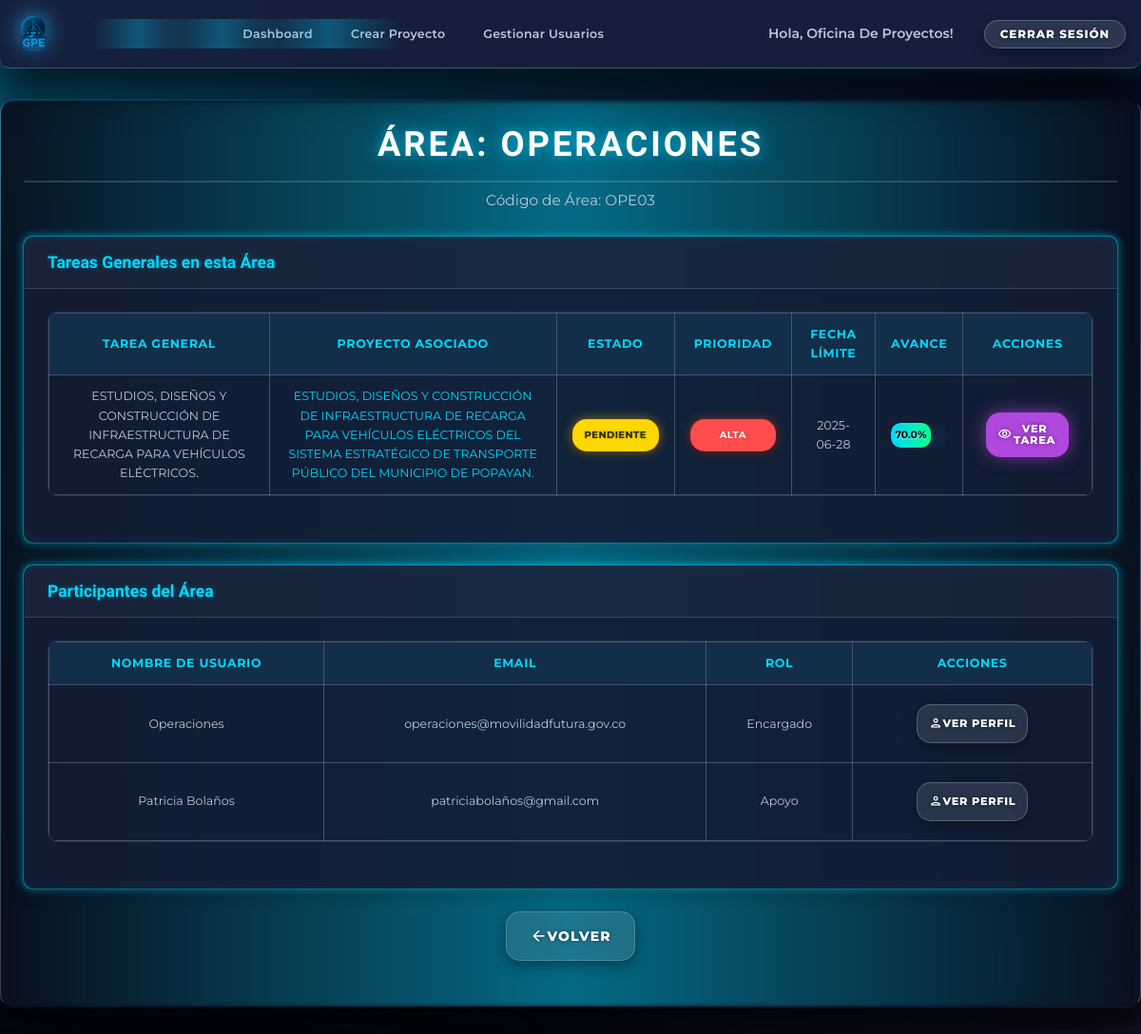
Page /area/3 (signed in) on the committed database.
### models.py (models this page shows, shortened)
class User(db.Model, UserMixin):
    __tablename__ = 'user'
    id = db.Column(db.Integer, primary_key=True)
    username = db.Column(db.String(20), unique=True, nullable=False)
    email = db.Column(db.String(120), unique=True, nullable=False)
    password = db.Column(db.String(128), nullable=False)
    role = db.Column(db.String(20), nullable=False, default='apoyo')
    area_id = db.Column(db.Integer, db.ForeignKey('area.id'), nullable=True)
    area = db.relationship('Area', back_populates='users')
    leader_id = db.Column(db.Integer, db.ForeignKey('user.id'), nullable=True)
    leader = db.relationship('User', remote_side=[id], back_populates='apoyos')
    apoyos = db.relationship('User', back_populates='leader', lazy=True)
    is_active = db.Column(db.Boolean, default=True)
    confirmed = db.Column(db.Boolean, default=False)
    created_projects = db.relationship('Project', back_populates='creator', lazy=True, foreign_keys='Project.creator_id')
    tareas_generales_creadas = db.relationship('TareaGeneral', back_populates='creator', lazy=True, foreign_keys='TareaGeneral.creator_id')
    subtareas_asignadas = db.relationship('Subtarea', back_populates='assigned_user', lazy=True, foreign_keys='Subtarea.assigned_user_id')
    subtareas_creadas = db.relationship('Subtarea', back_populates='creator', lazy=True, foreign_keys='Subtarea.creator_id')
    subtareas_validadas = db.relationship('Subtarea', back_populates='validador', lazy=True, foreign_keys='Subtarea.validador_id')

class Area(db.Model):
    __tablename__ = 'area'
    id = db.Column(db.Integer, primary_key=True)
    name = db.Column(db.String(100), unique=True, nullable=False)
    codigo = db.Column(db.String(16), unique=True, nullable=False)
    users = db.relationship('User', back_populates='area', lazy=True)
    projects = db.relationship('Project', back_populates='area', lazy=True)
    tareas_generales = db.relationship('TareaGeneral', back_populates='area', lazy=True)

class TareaGeneral(db.Model):
    __tablename__ = 'tarea_general'
    id = db.Column(db.Integer, primary_key=True)
    title = db.Column(db.String(100), nullable=False)
    description = db.Column(db.Text, nullable=True)
    fecha_limite = db.Column(db.Date, nullable=True)
    prioridad = db.Column(db.String(20), default='Media')
    status = db.Column(db.String(50), default='Pendiente')
    porcentaje_avance = db.Column(db.Float, default=0.0)
    project_id = db.Column(db.Integer, db.ForeignKey('project.id'), nullable=False)
    project = db.relationship('Project', back_populates='tareas_generales')
    area_id = db.Column(db.Integer, db.ForeignKey('area.id'), nullable=False)
    area = db.relationship('Area', back_populates='tareas_generales')
    creator_id = db.Column(db.Integer, db.ForeignKey('user.id'), nullable=False)
    creator = db.relationship('User', back_populates='tareas_generales_creadas', foreign_keys=[creator_id])
    subtareas = db.relationship('Subtarea', back_populates='tarea_general', lazy=True, cascade="all, delete-orphan")
    @property
    def avance_automatico(self):
        if not self.subtareas:
            return 0
        valores = [s.avance_validado or 0 for s in self.subtareas]
        return round(sum(valores) / len(valores), 1)

class Project(db.Model):
    __tablename__ = 'project'
    id = db.Column(db.Integer, primary_key=True)
    name = db.Column(db.String(100), nullable=False)
    description = db.Column(db.Text, nullable=True)
    date_created = db.Column(db.DateTime, default=datetime.utcnow)
    start_date = db.Column(db.Date, nullable=True)
    end_date = db.Column(db.Date, nullable=True)
    status = db.Column(db.String(50), nullable=False, default='En ejecución')
    area_id = db.Column(db.Integer, db.ForeignKey('area.id'), nullable=True)
    area = db.relationship('Area', back_populates='projects')
    creator_id = db.Column(db.Integer, db.ForeignKey('user.id'), nullable=False)
    creator = db.relationship('User', back_populates='created_projects', foreign_keys=[creator_id])
    tareas_generales = db.relationship('TareaGeneral', back_populates='project', lazy=True, cascade="all, delete-orphan")
    last_updated = db.Column(db.DateTime, default=datetime.utcnow, onupdate=datetime.utcnow)

### app.py (the view)
@app.route('/area/<int:area_id>')
@login_required
def ver_area(area_id):
    area = Area.query.get_or_404(area_id)
    can_view = False
    if current_user.role == 'supervisor':
        can_view = True
    elif current_user.role == 'encargado' and current_user.area_id == area_id:
        can_view = True
    elif current_user.role == 'apoyo' and current_user.area_id == area_id:
        can_view = True
    if not can_view:
        flash("No tienes permiso para ver los detalles de esta área.", "danger")
        return redirect(url_for('dashboard'))
    users_in_area = User.query.filter_by(area_id=area_id).all()
    tareas_generales_area = TareaGeneral.query.filter_by(area_id=area_id).all()
    return render_template('area_details.html', area=area, users_in_area=users_in_area, tareas_generales_area=tareas_generales_area)

### app.py (called while the page is built)
@app.context_processor
def inject_now():
    return {'now': datetime.utcnow()}

@login_manager.user_loader
def load_user(user_id):
    return db.session.get(User, int(user_id))

### templates/area_details.html (shortened to what this page needs)
{% extends 'base.html' %}
{% block content %}
  <h1 class="page-title">Área: {{ area.name }}</h1>
  {% if area.codigo %}
    <p class="project-subtitle">Código de Área: {{ area.codigo }}</p>
  {% endif %}
  <div class="card neon-border mt-4">
    <div class="card-header">
      <h3>Tareas Generales en esta Área</h3>
    </div>
    <div class="card-body">
      {% if tareas_generales_area %}
        <div class="table-wrapper">
          <table class="data-table">
            <thead>
              <tr>
                <th>Tarea General</th>
                <th>Proyecto Asociado</th>
                <th>Estado</th>
                <th>Prioridad</th>
                <th>Fecha Límite</th>
                <th>Avance</th>
                <th>Acciones</th>
              </tr>
            </thead>
            <tbody>
              {% for tg in tareas_generales_area %}
                <tr>
                  <td data-label="Tarea General">{{ tg.title }}</td>
                  <td data-label="Proyecto Asociado">
                    {% if tg.project %}
                      <a href="{{ url_for('ver_proyecto', project_id=tg.project.id) }}">{{ tg.project.name }}</a>
                    {% else %}
                      N/A
                    {% endif %}
                  </td>
                  <td data-label="Estado">
                    <span class="status-badge status-{{ tg.status|lower|replace(' ', '-') }}">
                      {{ tg.status }}
                    </span>
                  </td>
                  <td data-label="Prioridad">
                    <span class="status-badge prioridad-{{ tg.prioridad|lower|replace(' ', '-') }}">
                      {{ tg.prioridad }}
                    </span>
                  </td>
                  <td data-label="Fecha Límite">
                    {{ tg.fecha_limite.strftime('%Y-%m-%d') if tg.fecha_limite else 'N/A' }}
                  </td>
                  <td data-label="Avance">
                    {% set pct_tg = tg.avance_automatico | float | round(0) %}
                    <div class="progress-bar-container">
                      <div class="progress-bar {% if pct_tg >= 100 %}green-bar{% endif %}" style="width: {{ pct_tg }}%;">
                        <span class="progress-text-inner">{{ pct_tg }}%</span>
                      </div>
                    </div>
                  </td>
                  <td data-label="Acciones">
                    <a href="{{ url_for('ver_tarea_general', tarea_general_id=tg.id) }}"
                       class="button btn-sm btn-info">
                      <i class="material-icons-outlined">visibility</i> Ver Tarea
                    </a>
                  </td>
                </tr>
              {% endfor %}
            </tbody>
          </table>
        </div>
      {% else %}
        <p class="empty-state-message">
          No hay tareas generales asignadas directamente a esta área.
        </p>
      {% endif %}
    </div>
  </div>
  <div class="card neon-border mt-4">
    <div class="card-header">
      <h3>Participantes del Área</h3>
    </div>
    <div class="card-body">
      {% if users_in_area %}
        <div class="table-wrapper">
          <table class="data-table">
            <thead>
              <tr>
                <th>Nombre de Usuario</th>
                <th>Email</th>
                <th>Rol</th>
                <th>Acciones</th>
              </tr>
            </thead>
            <tbody>
              {% for user in users_in_area %}
                <tr>
                  <td data-label="Usuario">{{ user.username.replace('_',' ').title() }}</td>
                  <td data-label="Email">{{ user.email }}</td>
                  <td data-label="Rol">{{ user.role|capitalize }}</td>
                  <td data-label="Acciones">
                    <a href="{{ url_for('ver_perfil_usuario', user_id=user.id) }}"
                       class="button btn-sm btn-secondary">
                      <i class="material-icons-outlined">person</i> Ver Perfil
                    </a>
                  </td>
                </tr>
              {% endfor %}
            </tbody>
          </table>
        </div>
      {% else %}
        <p class="empty-state-message">
          No hay usuarios asignados directamente a esta área.
        </p>
      {% endif %}
    </div>
  </div>
<div class="back-to-dashboard-container button-group mt-4">
  <a href="javascript:window.history.back();" class="button btn-secondary">
    <i class="material-icons-outlined">arrow_back</i> Volver
  </a>
</div>
{% endblock %}

### templates/base.html (shortened to what this page needs)
<!DOCTYPE html>
<html lang="es">
<head>
  <link rel="preload" href="{{ url_for('static', filename='css/style.css') }}" as="style" onload="this.onload=null;this.rel='stylesheet'">
</head>
<body class="theme-dark">
  <div class="site-wrapper" id="main-wrapper" style="visibility: hidden;">
    <header class="jira-style-header" role="banner">
      <div class="header-left">
        <a href="{{ current_user.is_authenticated and url_for('dashboard') or url_for('index') }}" class="logo-link" aria-label="Inicio">
          <img src="{{ url_for('static', filename='images/Logo.png') }}" alt="Logo del Sistema de Proyectos" class="header-logo" />
        </a>
      </div>
      <nav class="header-center-nav" aria-label="Navegación principal">
        {% if current_user.is_authenticated %}
          <ul class="nav-list">
            <li>
              <a href="{{ url_for('dashboard') }}" {% if request.endpoint == 'dashboard' %}aria-current="page"{% endif %}>
                Dashboard
              </a>
            </li>
            {% if current_user.role == 'supervisor' %}
              <li>
                <a href="{{ url_for('crear_proyecto') }}" {% if request.endpoint == 'crear_proyecto' %}aria-current="page"{% endif %}>
                  Crear Proyecto
                </a>
              </li>
            {% endif %}
            {% if current_user.role in ['supervisor', 'encargado'] %}
              <li>
                <a href="{{ url_for('gestionar_usuarios') }}" {% if request.endpoint == 'gestionar_usuarios' %}aria-current="page"{% endif %}>
                  Gestionar Usuarios
                </a>
              </li>
            {% endif %}
          </ul>
        {% endif %}
      </nav>
      <nav class="header-right" aria-label="Navegación de usuario">
        <ul class="nav-list">
          {% if current_user.is_authenticated %}
            <li class="welcome-message">Hola, {{ current_user.username.replace('_', ' ').title() }}!</li>
            <li><a href="{{ url_for('logout') }}" class="button btn-secondary">Cerrar Sesión</a></li>
          {% else %}
            <li><a href="{{ url_for('roles') }}" class="button btn-primary">Iniciar Sesión</a></li>
            <li><a href="{{ url_for('register_apoyo') }}" class="button btn-secondary">Registrarse</a></li>
          {% endif %}
        </ul>
      </nav>
    </header>
    <div class="container app-container">
      <main id="main-content" class="content-area" role="main">
        {% block content %}{% endblock %}
      </main>
    </div>
  </div>
</body>
</html>

### templates/base.html (style rules this page uses)
html, body { margin: 0; padding: 0; background-color: #0d1117; color: #ffffff; font-family: 'Montserrat', sans-serif; overflow-x: hidden; }

### rows in the picture
User: username.replace "Oficina De Proyectos"
Area: name "OPERACIONES", codigo "OPE03"
TareaGeneral: title "ESTUDIOS, DISEÑOS Y CONSTRUCCIÓN DE INFRAESTRUCTURA DE RECARGA PARA VEHÍCULOS ELÉCTRICOS.", project.name "ESTUDIOS, DISEÑOS Y CONSTRUCCIÓN DE INFRAESTRUCTURA DE RECARGA PARA VEHÍCULOS ELÉCTRICOS DEL SISTEMA ESTRATÉGICO DE TRANSPORTE PÚBLICO DEL MUNICIPIO DE POPAYAN.", status "PENDIENTE", prioridad "ALTA", fecha_limite "2025-06-28", pct_tg "70.0"
User: username.replace "Operaciones", email "operaciones@movilidadfutura.gov.co", role "Encargado"
User: username.replace "Patricia Bolaños", email "patriciabolaños@gmail.com", role "Apoyo"
